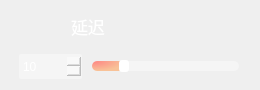
                 <widget class="QFrame" name="Delay_QF">
                  <property name="minimumSize">
                   <size>
                    <width>260</width>
                    <height>90</height>
                   </size>
                  </property>
                  <property name="maximumSize">
                   <size>
                    <width>260</width>
                    <height>90</height>
                   </size>
                  </property>
                  <property name="styleSheet">
                   <string notr="true">QFrame#Delay_QF{
border-radius:15px;
}</string>
                  </property>
                  <layout class="QVBoxLayout" name="verticalLayout_19">
                   <item>
                    <widget class="QPushButton" name="ToggleBotton_4">
                     <property name="sizePolicy">
                      <sizepolicy hsizetype="Expanding" vsizetype="Fixed">
                       <horstretch>0</horstretch>
                       <verstretch>0</verstretch>
                      </sizepolicy>
                     </property>
                     <property name="minimumSize">
                      <size>
                       <width>0</width>
                       <height>30</height>
                      </size>
                     </property>
                     <property name="maximumSize">
                      <size>
                       <width>16777215</width>
                       <height>30</height>
                      </size>
                     </property>
                     <property name="font">
                      <font>
                       <family>方正粗黑宋简体</family>
                       <pointsize>13</pointsize>
                       <italic>false</italic>
                       <bold>false</bold>
                      </font>
                     </property>
                     <property name="cursor">
                      <cursorShape>ArrowCursor</cursorShape>
                     </property>
                     <property name="mouseTracking">
                      <bool>true</bool>
                     </property>
                     <property name="focusPolicy">
                      <enum>Qt::FocusPolicy::StrongFocus</enum>
                     </property>
                     <property name="contextMenuPolicy">
                      <enum>Qt::ContextMenuPolicy::DefaultContextMenu</enum>
                     </property>
                     <property name="layoutDirection">
                      <enum>Qt::LayoutDirection::LeftToRight</enum>
                     </property>
                     <property name="autoFillBackground">
                      <bool>false</bool>
                     </property>
                     <property name="styleSheet">
                      <string notr="true">QPushButton{
background-image:url(:/setting /images/newsize/delay.png);
background-repeat: no-repeat;
background-position: left center;
border: none;
border-left: 20px solid transparent;

text-align: left;
padding-left: 40px;
padding-bottom: 0px;
color: white;
font: 13pt &quot;方正粗黑宋简体&quot;;
}</string>
                     </property>
                     <property name="text">
                      <string>延迟</string>
                     </property>
                     <property name="autoDefault">
                      <bool>false</bool>
                     </property>
                     <property name="default">
                      <bool>false</bool>
                     </property>
                     <property name="flat">
                      <bool>false</bool>
                     </property>
                    </widget>
                   </item>
                   <item>
                    <widget class="QFrame" name="frame_2">
                     <property name="sizePolicy">
                      <sizepolicy hsizetype="Preferred" vsizetype="Preferred">
                       <horstretch>0</horstretch>
                       <verstretch>0</verstretch>
                      </sizepolicy>
                     </property>
                     <property name="minimumSize">
                      <size>
                       <width>0</width>
                       <height>30</height>
                      </size>
                     </property>
                     <property name="maximumSize">
                      <size>
                       <width>16777215</width>
                       <height>20</height>
                      </size>
                     </property>
                     <layout class="QHBoxLayout" name="horizontalLayout_18" stretch="3,7">
                      <property name="spacing">
                       <number>10</number>
                      </property>
                      <property name="leftMargin">
                       <number>8</number>
                      </property>
                      <property name="topMargin">
                       <number>0</number>
                      </property>
                      <property name="rightMargin">
                       <number>10</number>
                      </property>
                      <property name="bottomMargin">
                       <number>0</number>
                      </property>
                      <item>
                       <widget class="QSpinBox" name="speed_spinbox">
                        <property name="minimumSize">
                         <size>
                          <width>40</width>
                          <height>25</height>
                         </size>
                        </property>
                        <property name="styleSheet">
                         <string notr="true">QSpinBox {
border: 0px solid lightgray;
border-radius: 2px;
background-color: rgba(255,255,255,90);
padding-left: 2px;
font: 700 11pt &quot;Arial&quot;;
color: rgb(255, 255, 255);
}
        
QSpinBox::up-button {
width: 10px;
height: 9px;
margin: 0px 3px 0px 0px;
border-image: url(:/setting /images/newsize/box_up.png);
}
QSpinBox::up-button:pressed {
margin-top: 1px;
}
            
QSpinBox::down-button {
width: 10px;
height: 9px;
margin: 0px 3px 0px 0px;
border-image:url(:/setting /images/newsize/box_down.png);
}
QSpinBox::down-button:pressed {
margin-bottom: 1px;
}</string>
                        </property>
                        <property name="maximum">
                         <number>50</number>
                        </property>
                        <property name="value">
                         <number>10</number>
                        </property>
                       </widget>
                      </item>
                      <item>
                       <widget class="QSlider" name="speed_slider">
                        <property name="cursor">
                         <cursorShape>PointingHandCursor</cursorShape>
                        </property>
                        <property name="styleSheet">
                         <string notr="true">QSlider::groove:horizontal {
border: none;
height: 10px;
background-color: rgba(255,255,255,90);
border-radius: 5px;
}

QSlider::handle:horizontal {
width: 10px;
margin: -1px 0px -1px 0px;
border-radius: 3px;
background-color: white;
}

QSlider::sub-page:horizontal {
background-color: qradialgradient(cx:0, cy:0, radius:1, fx:0.1, fy:0.1, stop:0 rgb(253, 139, 133),  stop:1 rgb(248, 194, 152));
border-radius: 5px;
}</string>
                        </property>
                        <property name="maximum">
                         <number>50</number>
                        </property>
                        <property name="value">
                         <number>10</number>
                        </property>
                        <property name="orientation">
                         <enum>Qt::Orientation::Horizontal</enum>
                        </property>
                       </widget>
                      </item>
                     </layout>
                    </widget>
                   </item>
                  </layout>
                 </widget>
